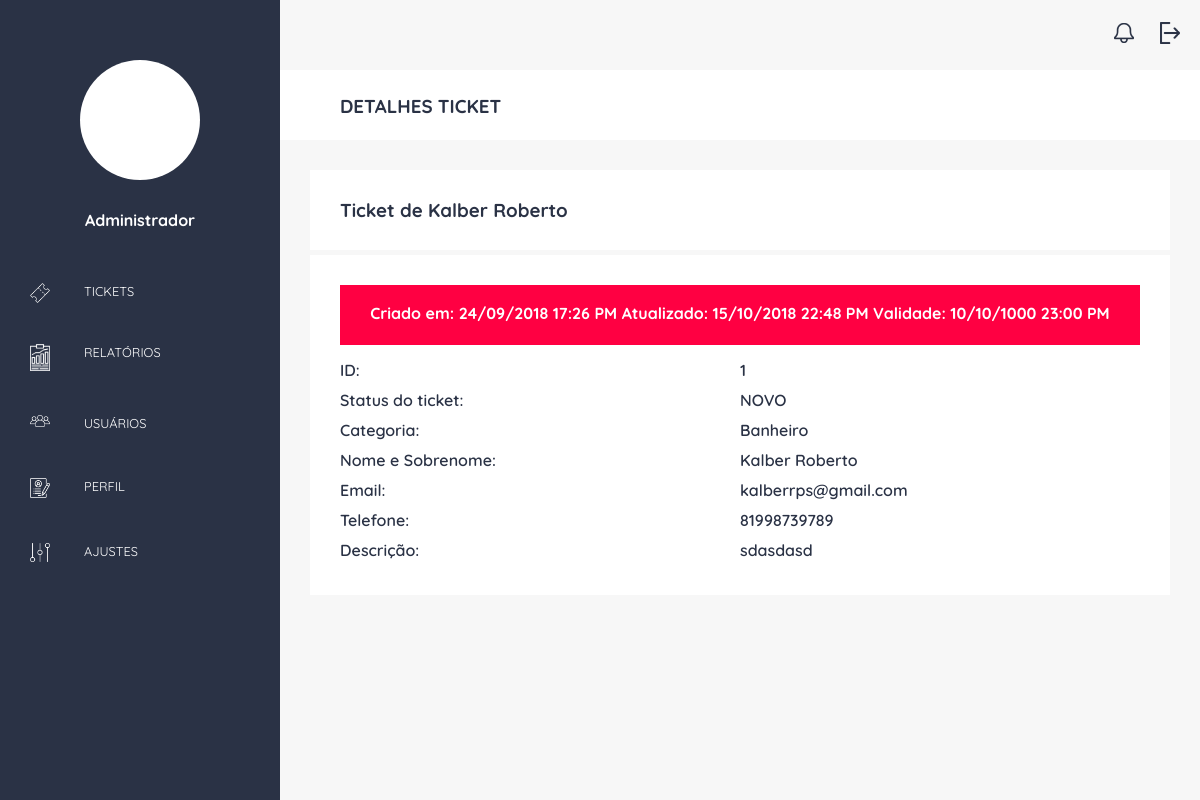
Screenshot of /adm/details/1 (signed in) with the database file from the repository.
### ticket/models.py (models this page shows, shortened)
class Ticket(models.Model):
    STATUS = (
        ('1', 'NOVO'),
        ('2', 'ABERTO'),
        ('3', 'FECHADO')
    )
    status = models.CharField(max_length=1, null=True, choices=STATUS, default='1')
    data_criacao = models.DateTimeField(auto_now_add=True)
    modified = models.DateTimeField(auto_now=True)
    data_entrega = models.DateTimeField(datetime.now() + timedelta(days=7))
    categoria = models.ForeignKey(Categoria, on_delete=models.SET_NULL, null=True)
    nome_completo = models.CharField(max_length=50)
    email = models.EmailField()
    telefone = models.CharField(max_length=14)
    anexo = models.FileField(upload_to='post_image', blank=True)
    descricao = models.TextField()

class Categoria(models.Model):
    nome=models.CharField(max_length=100)

### adminstrador/views.py (the view)
# urls.py: path('details/<int:id>', details, name='details'),
@login_required
def details(request, id):
    ticket = Ticket.objects.get(id = id)
    return render(request, 'detailsticket.html', {'ticket': ticket})

### adminstrador/templates/detailsticket.html
{% extends 'basedashboard.html' %}
{% block titulo  %} DETALHES TICKET {% endblock %}
{% block main %}
<div class="container-details">
    <div class="content-details">
        <h3> Ticket de {{ticket.nome_completo}} </h3>
    </div>
</div>
<div class="container-listticket">
    <div class="content-listticket">
        <div class="content-date">
			<h4>
				Criado em: {{ ticket.data_criacao|date:"d/m/Y H:i A"  }}
				Atualizado: {{ticket.modified|date:"d/m/Y H:i A"  }}
				Validade: {{ticket.data_entrega|date:"d/m/Y H:i A"  }}
			</h4>
        </div>
        <div class="ticket-details">
            <div class="details-list">
				<p>ID: </p>
				<p>Status do ticket: </p>
				<p>Categoria: </p>
				<p>Nome e Sobrenome: </p>
				<p>Email: </p>
				<p>Telefone: </p>
				<p>Descrição: </p>
			</div>
			<div class="details-atribute">
				<p>{{ticket.id}}</p>
				<p>{{ticket.get_status_display}}</p>
				<p>{{ticket.categoria.nome}}</p>
				<p>{{ticket.nome_completo}}</p>
				<p>{{ticket.email}}</p>
				<p>{{ticket.telefone}}</p>
				<p>{{ticket.descricao}}</p>
            </div>
        </div>
    </div>
</div>
{% endblock %}

### static/css/colors.css (style rules this page uses)
:root { --gray: #3C4559; --dark-gray: #2A3245; --light-gray: #F7F7F7; --red: #FF0042; --dark-red: #DE0039; --white: #ffffff; --green: #023D3D; --yellow: #FFCC00; }

### static/css/detailsticket.css (style rules this page uses)
.container-details { display: grid; grid-template-columns: 1fr; background-color: var(--white); height: 80px; margin: 30px 30px 0 30px; align-content: center; }
.content-details { margin-left: 30px; color: var(--dark-gray); }
.container-listticket { display: grid; grid-template-columns: 1fr; margin: 5px 30px 0 30px; background-color: var(--white); height: auto; }
.content-listticket { display: grid; margin: 30px; }
.ticket-details { display: grid; grid-template-columns: 1fr 1fr; grid-template-areas: "list atribute"; }
.details-list { display: grid; grid-area: list; margin-top: 10px; }
.details-atribute { display: grid; grid-area: atribute; margin-top: 10px; }
.details-list p, .details-atribute p { padding: 5px 0 5px 0; font-weight: 600; color: var(--dark-gray); }
.content-date { background-color: var(--red); height: 60px; color: var(--white); }
.content-date h4 { display: grid; text-align: center; margin-top: 18px; }

### rows the page displays
Ticket: nome_completo "Kalber Roberto", data_criacao "24/09/2018 17:26 PM", modified "15/10/2018 22:48 PM", data_entrega "10/10/1000 23:00 PM", id "1", status "NOVO", categoria.nome "Banheiro", email "kalberrps@gmail.com", telefone "81998739789", descricao "sdasdasd"
